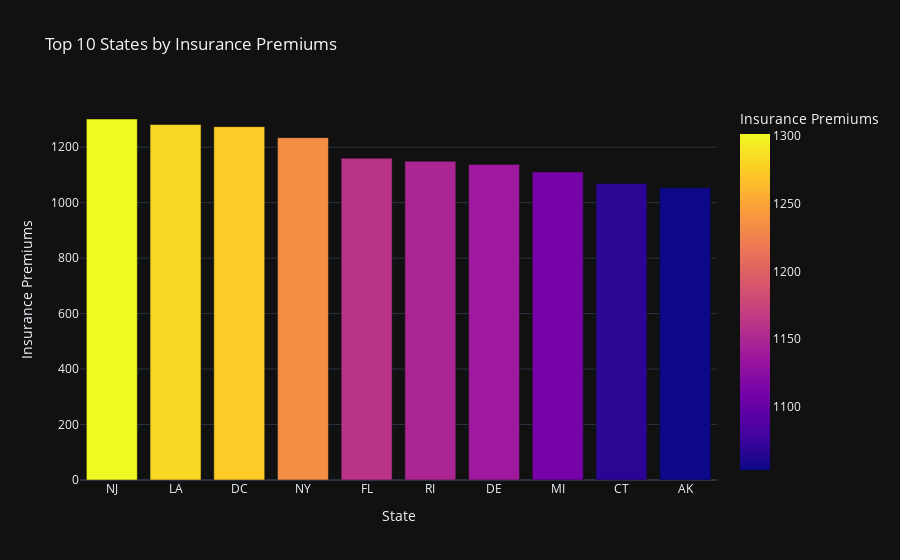

Notebook source saved alongside this figure:
### Code cell
#top10 states by insurance premiums
# top10 = df.nlargest(10, 'ins_premium')
top10 = df.sort_values('ins_premium', ascending=False).head(10)
fig = px.bar(top10, x='abbrev', y='ins_premium',
             title='Top 10 States by Insurance Premiums',
             labels={'abbrev':'State', 'ins_premium':'Insurance Premiums'},
             template='plotly_dark',
             color='ins_premium',)
fig.show()

### Figure 1 — Plotly figure (JSON) as saved in the notebook; plotly's stock layout.template omitted (floating-point values rounded to 4 significant figures)
{"data": [{"alignmentgroup": "True", "hovertemplate": "State=%{x}<br>Insurance Premiums=%{marker.color}<extra></extra>", "legendgroup": "", "marker": {"color": [1302.0, 1282.0, 1274.0, 1234.0, 1160.0, 1149.0, 1138.0, 1111.0, 1069.0, 1053.0], "coloraxis": "coloraxis", "pattern": {"shape": ""}}, "name": "", "offsetgroup": "", "orientation": "v", "showlegend": false, "textposition": "auto", "type": "bar", "x": ["NJ", "LA", "DC", "NY", "FL", "RI", "DE", "MI", "CT", "AK"], "xaxis": "x", "y": [1302.0, 1282.0, 1274.0, 1234.0, 1160.0, 1149.0, 1138.0, 1111.0, 1069.0, 1053.0], "yaxis": "y"}], "layout": {"barmode": "relative", "coloraxis": {"colorbar": {"title": {"text": "Insurance Premiums"}}, "colorscale": [[0, "#0d0887"], [0.1111, "#46039f"], [0.2222, "#7201a8"], [0.3333, "#9c179e"], [0.4444, "#bd3786"], [0.5556, "#d8576b"], [0.6667, "#ed7953"], [0.7778, "#fb9f3a"], [0.8889, "#fdca26"], [1, "#f0f921"]]}, "legend": {"tracegroupgap": 0}, "title": {"text": "Top 10 States by Insurance Premiums"}, "xaxis": {"anchor": "y", "domain": [0, 1], "title": {"text": "State"}}, "yaxis": {"anchor": "x", "domain": [0, 1], "title": {"text": "Insurance Premiums"}}}}
